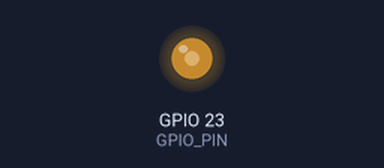
Recording of a program running on a simulated Raspberry Pi (BCM pin numbers). On the bench: output pins drawn as LEDs (lit = HIGH).

Above: at 0.05 s.
Timing chart, 0 to 24.8 s (numbered marks = the images above):
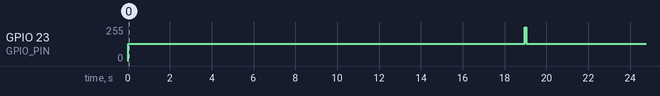

The program:

passivePiezo.py
```python
#!/usr/bin/python
# coding=utf-8


import RPi.GPIO as GPIO
import time
GPIO.setmode(GPIO.BCM)


GPIO_PIN = 23
GPIO.setup(GPIO_PIN, GPIO.OUT)

Frequenz = 500 #hz
pwm = GPIO.PWM(GPIO_PIN, Frequenz)
pwm.start(50)

def up(min = 50, max = 1000, sleep = 0.0001):
    for i in range(min, max):
        pwm.ChangeFrequency(i)
        time.sleep(sleep)

def down(min = 50 , max = 1000, sleep = 0.0001):

    for i in range(min, max):
        pwm.ChangeFrequency(max -i)
        time.sleep(sleep)
try:

    while(True):
        for i in range(0, 2):
            up(min = 100, max = 2000, sleep=0.005)
            down(min = 100, max = 2000, sleep=0.005)

        #for i in range(0, 20):
        #    up()
        #    down()

#    while(True):
#        print "Aktuelle Frequenz: %d" % Frequenz
#        Frequenz = input("Bitte neue Frequenz eingeben (50-5000):")
#        pwm.ChangeFrequency(Frequenz)

except KeyboardInterrupt:
    GPIO.cleanup()
```

Measured:
- by itself, GPIO 23 (GPIO_PIN): alternates 255/255 for 0.08 s and 128/255 for 19.0 s
